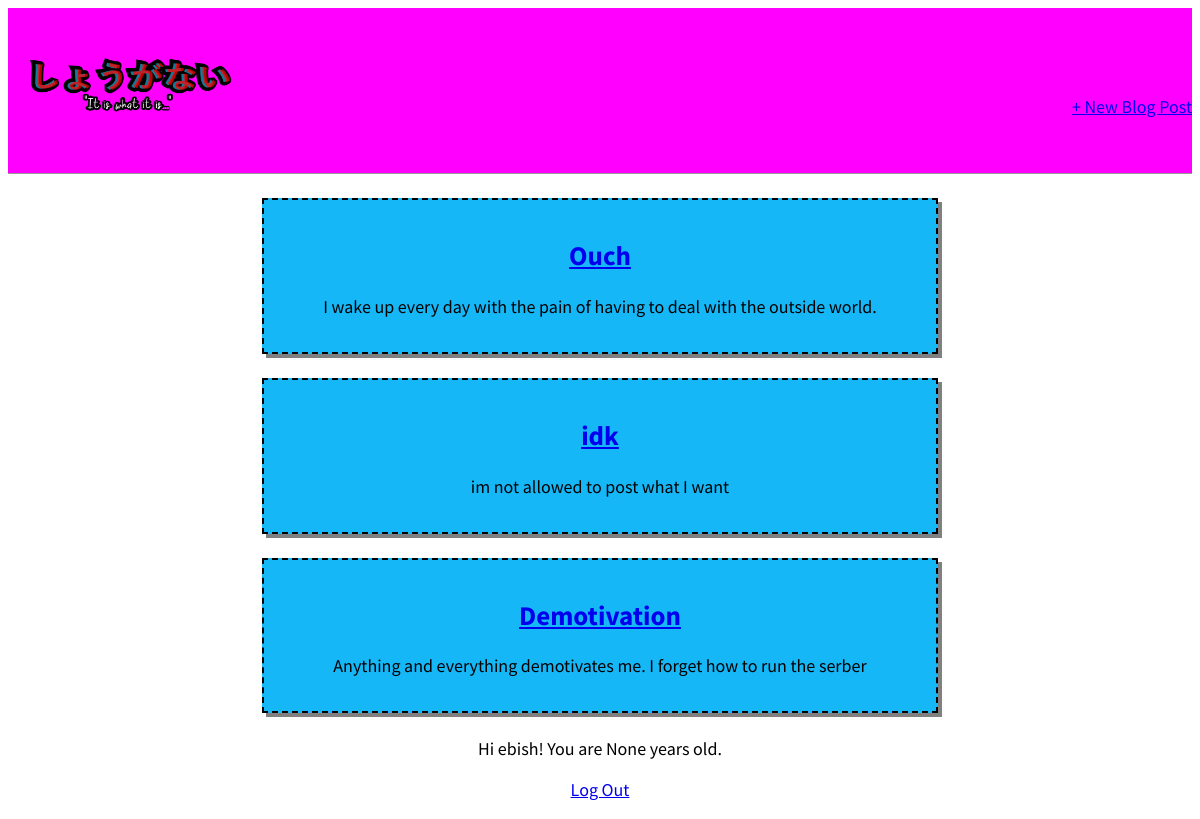
The page / (signed in) on the database as committed earlier.
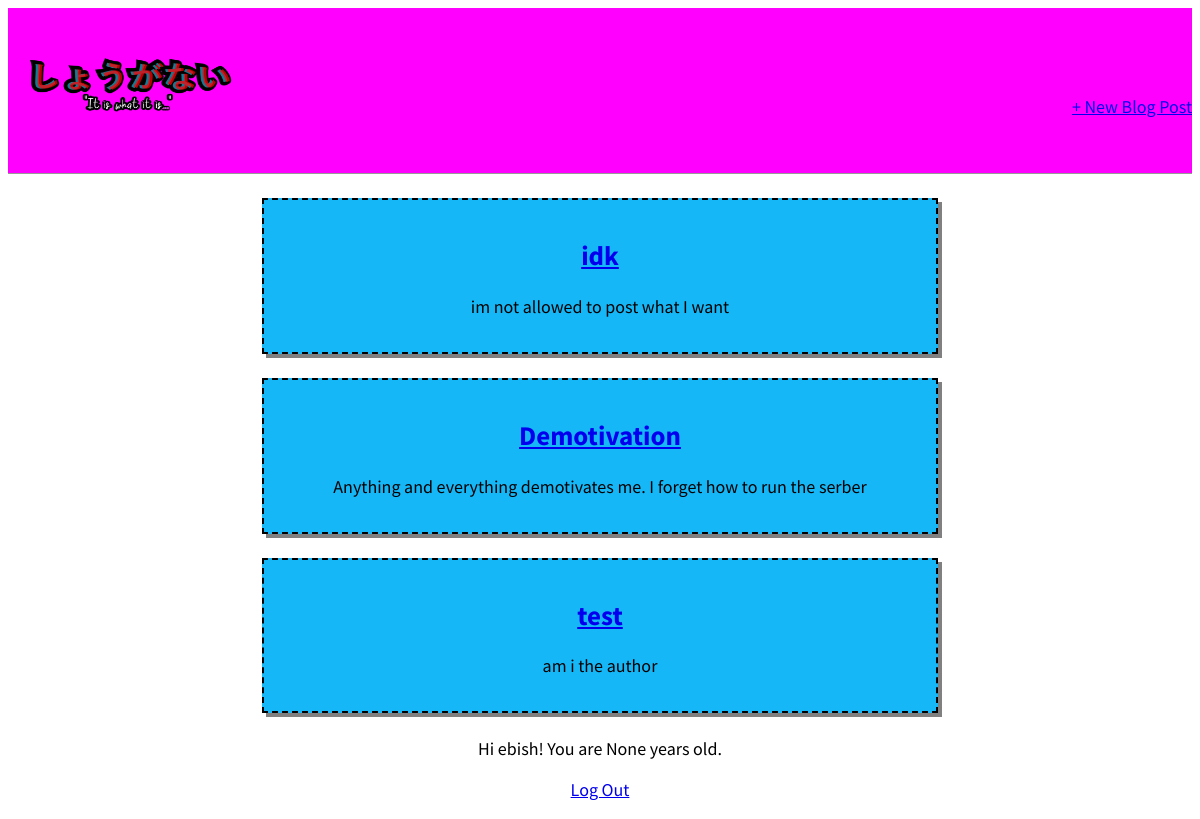
The same page on the database as committed later.
### Shougonai/models.py (models this page shows, shortened)
class Posts(models.Model):
    title = models.CharField(max_length=500)
    author = models.ForeignKey(
        'accounts.CustomUser',
        on_delete=models.CASCADE,
    )
    body = models.TextField()

### accounts/models.py (models this page shows)
class CustomUser(AbstractUser):
    age = models.PositiveIntegerField(null=True, blank=True)

### Shougonai/views.py (the view)
# urls.py: path('', BlogListView.as_view(), name='home'),
class BlogListView(LoginRequiredMixin, ListView):
    model = Posts
    template_name = 'home.html'

### templates/home.html
<!DOCTYPE html>
{% extends 'base.html' %}
{% block content %}
  {% for posts in object_list %}
    <div class="posts-entry">
        <h2><a href="{% url 'post_detail' posts.pk %}">{{ posts.title }}</a></h2>
        <p>{{ posts.body }}</p>
    </div>
   {% endfor %}
{% if user.is_authenticated %}
<p>Hi {{ user.username }}! You are {{ user.age }} years old.</p>
<p><a href="{% url 'logout' %}">Log Out</a></p>
{% else %}
<p>You are not logged in.</p>
<a href="{% url 'login' %}">Log In</a>
<a href="{% url 'login' %}">Sign Up</a>
{% endif %}
    {% endblock content %}

### templates/base.html (shortened to what this page needs)
<!DOCTYPE html>
{% load static %}
<html lang="en">
  <head>
    <link rel="stylesheet" href="{% static 'css/base.css' %}" />
  </head>
  <body>
    <div>
      <header>
        <div class="nav-left">
          <a href="{% url 'home' %}">
            <img class="logo" src="{% static 'images/logo.png' %}" />
          </a>
        </div>
        <div class="nav-right">
          <a href="{% url 'post_new' %}">+ New Blog Post</a>
        </div>
      </header>
      {% block content %} {% endblock content %}
    </div>
  </body>
</html>

### static/css/base.css (style rules this page uses)
body { text-align: center; font-family: 'Source Sans Pro', sans-serif; font-size: 18px; background-color: white; }
header { border-bottom: 1px solid #999; margin-bottom: auto; display: flex; background-color: magenta; align-items: center; }
.nav-left { margin-right: auto; }
.nav-right { display: flex; padding-top: 2rem; }
.posts-entry { margin: 1.5rem auto; padding: 1rem; border-style: dashed; border-width: 2px; max-width: 40rem; background-color: rgb(22, 183, 247); box-shadow: 4px 4px grey; }
.logo { height: 10rem; width: 15rem; }

Rows that differ between the two databases and show on the page:
removed Posts: title "Ouch", body "I wake up every day with the pain of having to deal with the outside world."
added Posts: title "test", body "am i the author"
